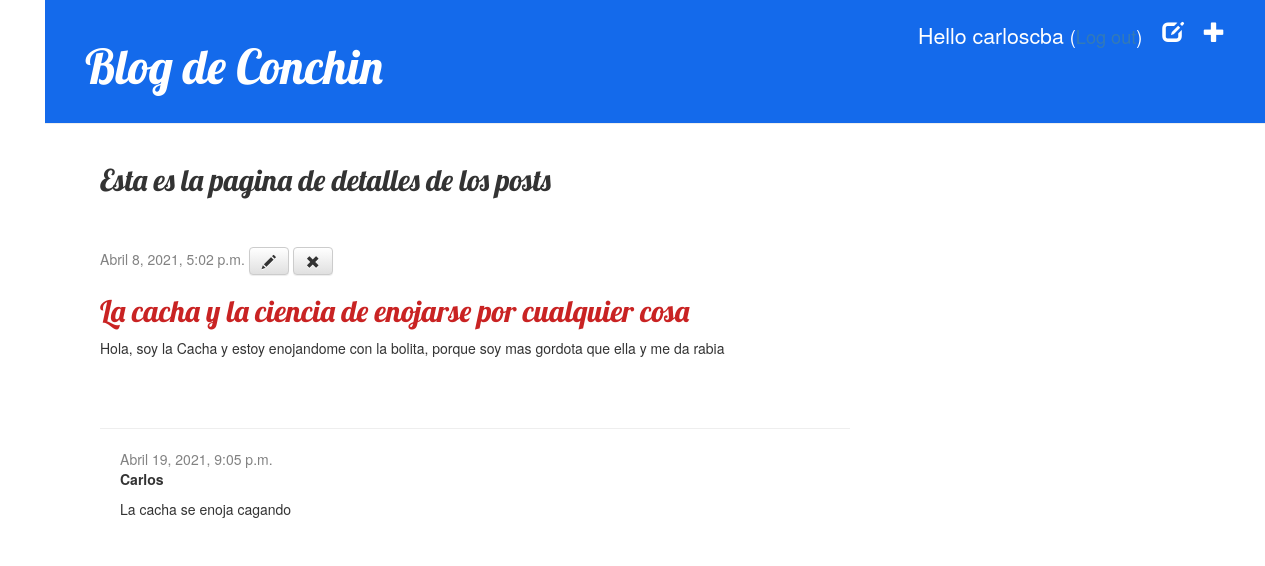
Page /post/11/ (signed in) on the committed database.
### blog/models.py (models this page shows, shortened)
class Post(models.Model):
    author = models.ForeignKey('auth.User', on_delete=models.CASCADE)
    title = models.CharField(max_length=200)
    text = models.TextField()
    created_date = models.DateTimeField(default=timezone.now)
    published_date = models.DateTimeField(blank=True, null=True)

class Comment(models.Model):
    post = models.ForeignKey('blog.Post', on_delete=models.CASCADE, related_name='comments')
    author = models.CharField(max_length=200)
    text = models.TextField()
    created_date = models.DateTimeField(default=timezone.now)
    approved_comment = models.BooleanField(default=False)

### blog/views.py (the view)
# urls.py: path('post/<int:pk>/', views.post_detail, name='post_detail'),
def post_detail(request, pk):
    post = get_object_or_404(Post, pk=pk)
    return render(request, 'blog/post_detail.html', {'post':post})

### blog/templates/blog/post_detail.html
{% extends 'blog/base.html' %}
{% block content %}
<h2>Esta es la pagina de detalles de los posts</h2>
<br><br>
    <div class="post">
        {% if post.published_date %}
            <div class="date">
                {{ post.published_date }}
                <a class="btn btn-default" href="{% url 'post_edit' pk=post.pk %}"><span class="glyphicon glyphicon-pencil"></span></a>
                <a class="btn btn-default" href="{% url 'post_remove' pk=post.pk %}"><span class="glyphicon glyphicon-remove"></span></a>
            </div>
        {% else %}
            <a class="btn btn-default" href="{% url 'post_publish' pk=post.pk %}">Publish</a>
        {% endif %}
        <h2><a href="">{{ post.title }}</a></h2>
        <p>{{ post.text|linebreaksbr }}</p>
    </div>
    <hr>
    {% for comment in post.comments.all %}
        <div class="comment">
            <div class="date">{{ comment.created_date }}</div>
            <strong>{{ comment.author }}</strong>
            <p>{{ comment.text|linebreaks }}</p>
        </div>
    {% empty %}
        <p>No comments here yet :(</p>
    {% endfor %}
{% endblock %}

### blog/templates/blog/base.html (shortened to what this page needs)
{% load static %}
<html>
    <head>
        <link rel="stylesheet" href="//maxcdn.bootstrapcdn.com/bootstrap/3.2.0/css/bootstrap.min.css">
        <link rel="stylesheet" href="//maxcdn.bootstrapcdn.com/bootstrap/3.2.0/css/bootstrap-theme.min.css">
        <link rel="stylesheet" href="{% static 'blog/blog.css' %}">
    </head>
    <body>
        <div class="page-header">
            {% if user.is_authenticated %}
                <a href="{% url 'post_new' %}" class="top-menu"><span class="glyphicon glyphicon-plus"></span></a>
                <a href="{% url 'drafts' %}" class="top-menu"><span class="glyphicon glyphicon-edit"></span></a>
                <p class="top-menu">Hello {{ user.username }} <small>(<a href="{% url 'logout' %}">Log out</a>)</small></p>
            {% else %}
                <a href="{% url 'login' %}" class="top-menu"><span class="glyphicon glyphicon-lock"></span></a>
            {% endif %}
            <h1><a href="/">Blog de Conchin</a></h1>
        </div>
        <div class="content container">
            <div class="row">
                <div class="col-md-8">
                    {% block content %}
                    {% endblock %}
                </div>
            </div>
        </div>
    </body>
</html>

### blog/static/blog/blog.css (style rules this page uses)
h1 a, h2 a { color: #e70808; }
body { padding-left: 45px; }
.page-header { background-color: #146aeb; margin-top: 0; padding: 20px 20px 20px 40px; }
.page-header h1, .page-header h1 a, .page-header h1 a:visited, .page-header h1 a:active { color: #ffffff; font-size: 36pt; text-decoration: none; }
.content { margin-left: 40px; }
h1, h2, h3, h4 { font-family: 'Lobster', cursive; }
.date { color: #828282; }
.top-menu, .top-menu:hover, .top-menu:visited { color: #ffffff; float: right; font-size: 16pt; margin-right: 20px; }
.post { margin-bottom: 70px; }
.post h2 a, .post h2 a:visited { color: #c92323; }
.comment { margin: 20px 0px 20px 20px; }

### rows in the picture
Post: published_date "Abril 8, 2021, 5:02 p.m.", title "La cacha y la ciencia de enojarse por cualquier cosa", text "Hola, soy la Cacha y estoy enojandome con la bolita, porque soy mas gordota que ella y me da rabia"
Comment: created_date "Abril 19, 2021, 9:05 p.m.", author "Carlos", text "La cacha se enoja cagando"

### other values in the picture
{{ user.username }} "carloscba"
